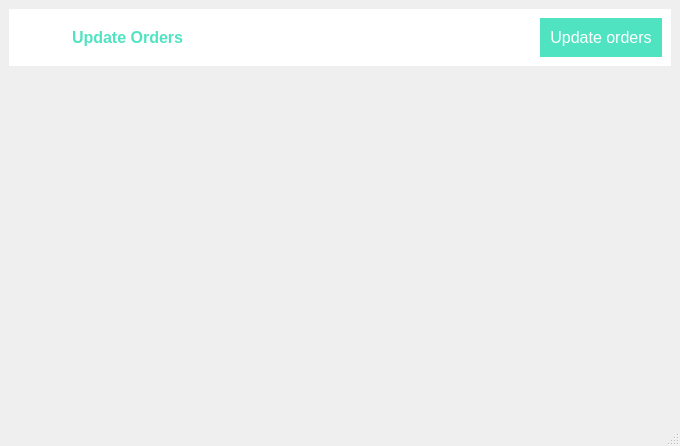
<?xml version="1.0" encoding="UTF-8"?>
<ui version="4.0">
 <class>UpdateOrders</class>
 <widget class="QMainWindow" name="UpdateOrders">
  <property name="geometry">
   <rect>
    <x>0</x>
    <y>0</y>
    <width>680</width>
    <height>446</height>
   </rect>
  </property>
  <property name="windowTitle">
   <string>Update Orders</string>
  </property>
  <property name="windowIcon">
   <iconset>
    <normalon>:/resources/dashboard-icons/product-update.svg</normalon>
   </iconset>
  </property>
  <widget class="QWidget" name="centralwidget">
   <layout class="QHBoxLayout" name="horizontalLayout_2">
    <item>
     <layout class="QVBoxLayout" name="verticalLayout">
      <item>
       <widget class="QFrame" name="gridFrame">
        <property name="sizePolicy">
         <sizepolicy hsizetype="Preferred" vsizetype="Fixed">
          <horstretch>0</horstretch>
          <verstretch>0</verstretch>
         </sizepolicy>
        </property>
        <property name="maximumSize">
         <size>
          <width>16777215</width>
          <height>16777215</height>
         </size>
        </property>
        <property name="styleSheet">
         <string notr="true">background-color: rgb(255, 255, 255);</string>
        </property>
        <layout class="QHBoxLayout" name="horizontalLayout">
         <item>
          <widget class="QLabel" name="label_2">
           <property name="sizePolicy">
            <sizepolicy hsizetype="Preferred" vsizetype="Fixed">
             <horstretch>0</horstretch>
             <verstretch>0</verstretch>
            </sizepolicy>
           </property>
           <property name="maximumSize">
            <size>
             <width>48</width>
             <height>48</height>
            </size>
           </property>
           <property name="styleSheet">
            <string notr="true"/>
           </property>
           <property name="text">
            <string/>
           </property>
           <property name="pixmap">
            <pixmap resource="resources.qrc">:/resources/dashboard-icons/product-update.svg</pixmap>
           </property>
           <property name="scaledContents">
            <bool>true</bool>
           </property>
          </widget>
         </item>
         <item>
          <widget class="QLabel" name="label">
           <property name="sizePolicy">
            <sizepolicy hsizetype="Preferred" vsizetype="Fixed">
             <horstretch>0</horstretch>
             <verstretch>0</verstretch>
            </sizepolicy>
           </property>
           <property name="font">
            <font>
             <pointsize>12</pointsize>
             <bold>true</bold>
            </font>
           </property>
           <property name="styleSheet">
            <string notr="true">color: #50E3C2;</string>
           </property>
           <property name="text">
            <string>Update Orders</string>
           </property>
          </widget>
         </item>
         <item>
          <widget class="QPushButton" name="Update_btn">
           <property name="sizePolicy">
            <sizepolicy hsizetype="Fixed" vsizetype="Fixed">
             <horstretch>0</horstretch>
             <verstretch>0</verstretch>
            </sizepolicy>
           </property>
           <property name="maximumSize">
            <size>
             <width>16777215</width>
             <height>40</height>
            </size>
           </property>
           <property name="font">
            <font>
             <pointsize>12</pointsize>
            </font>
           </property>
           <property name="styleSheet">
            <string notr="true">QPushButton{
background-color: #50E3C2;
color: rgb(255, 255, 255);
border:none;
padding: 10px;
}
QPushButton:hover{
background-color:rgb(54, 154, 131);
}</string>
           </property>
           <property name="text">
            <string>Update orders</string>
           </property>
          </widget>
         </item>
        </layout>
       </widget>
      </item>
      <item>
       <widget class="QFrame" name="frame">
        <property name="styleSheet">
         <string notr="true">QTableView {
    border: 1px solid #d3d3d3;  /* Border around the entire table */
    selection-background-color: #a1c4fd;  /* Background color for selected cells */
    selection-color: white;  /* Text color for selected cells */
    alternate-background-color: #f2f2f2;  /* Background color for alternate rows */
    gridline-color: #cccccc;  /* Color of gridlines separating cells */
    background-color: #ffffff;  /* Background color of the table */
}

/* Styling for individual cells */
QTableView::item {
    padding: 2px;  /* Padding inside each cell */
	font-size:12px;
    color: black;  /* Default text color */
    background-color: white;  /* Default background color of cells */
}

/* Styling for selected cells */
QTableView::item:selected {
    background-color: rgb(71, 202, 172);  /* Background color for selected cells */
    color: white;  /* Text color for selected cells */
}

/* Row Styling (for alternate rows) */
QTableView::item:alternate {
    background-color: #f9f9f9;  /* Background color for alternate rows */
}

/* Styling for header cells */
QHeaderView::section {
    background-color: #2c3e50;  /* Header background color */
    color: white;  /* Header text color */
    padding: 5px;  /* Padding for header cells */
    font-weight: bold;  /* Bold font for header text */
    text-align: center;  /* Center-align header text */
}

/* Header horizontal lines */
QHeaderView::section:horizontal {
    border-right: 1px solid #d3d3d3;  /* Border between header cells */
}

/* For sorting indicators in the header */
QHeaderView::indicator:checked {
    background-color: #0078d4;  /* Sorting indicator background color */
}
</string>
        </property>
        <layout class="QHBoxLayout" name="table_horizontalLayout"/>
       </widget>
      </item>
     </layout>
    </item>
   </layout>
  </widget>
  <widget class="QMenuBar" name="menubar">
   <property name="geometry">
    <rect>
     <x>0</x>
     <y>0</y>
     <width>680</width>
     <height>21</height>
    </rect>
   </property>
  </widget>
  <widget class="QStatusBar" name="statusbar"/>
 </widget>
 <resources>
  <include location="resources.qrc"/>
 </resources>
 <connections/>
</ui>
